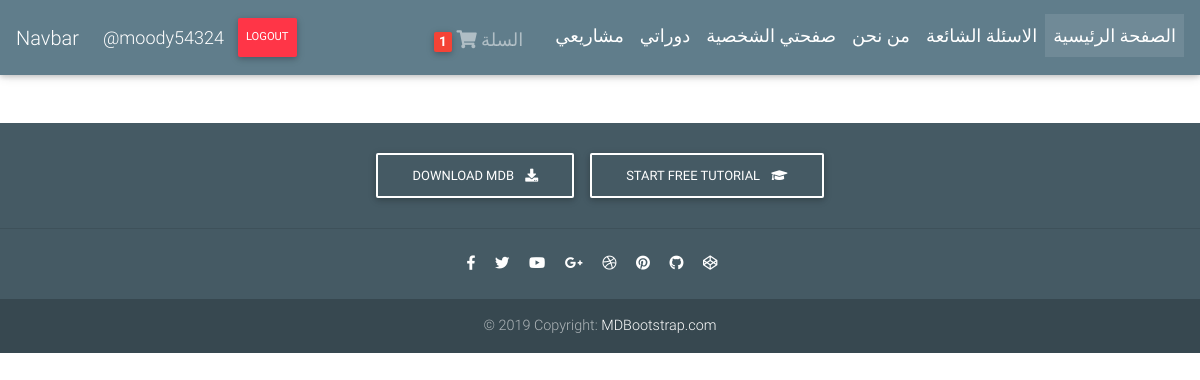
The page /my_courses/ (signed in) on the database as committed earlier.
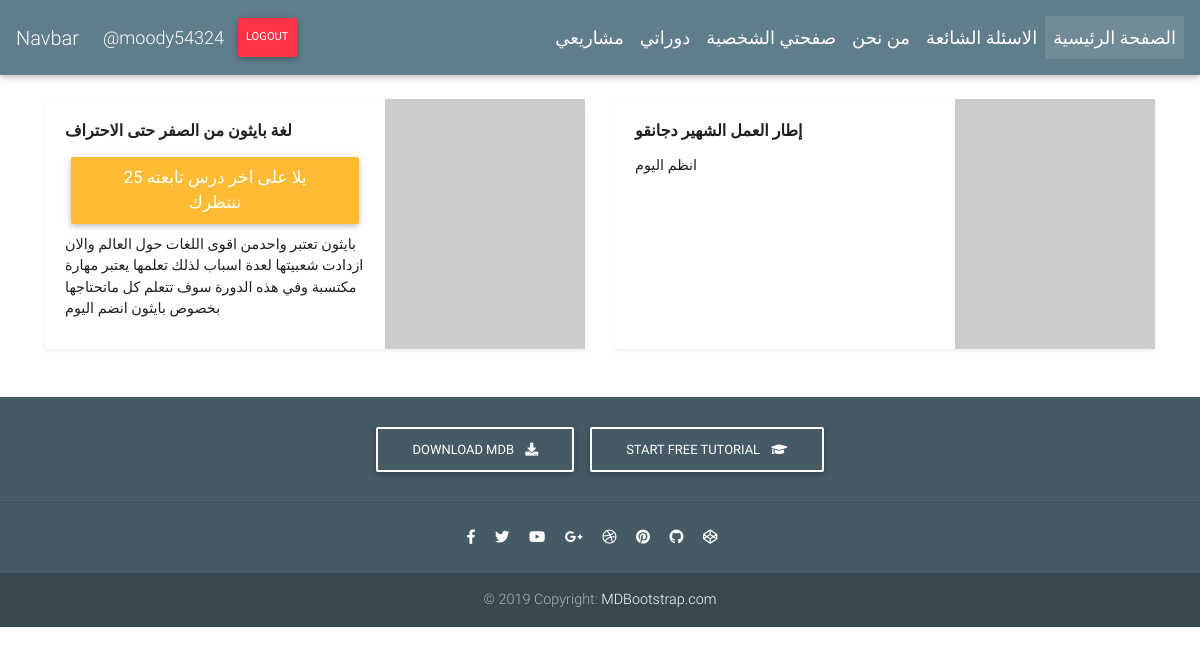
The same page on the database as committed later.
### MohTech/models.py (models this page shows, shortened)
class Student(models.Model):
    user = models.OneToOneField(User, on_delete=models.CASCADE)
    first_name = models.CharField(max_length=200)
    last_name = models.CharField(max_length=200)
    email = models.EmailField()
    courses_enrolled = models.ManyToManyField(Courses)
    def getStudentCourses(self):
        return self.courses_enrolled.all()

class Orders(models.Model):
    user = models.ForeignKey(Student, on_delete=models.CASCADE)
    ordered_courses = models.ManyToManyField(CoursesOrdered)
    date_ordered = models.DateTimeField(auto_now_add=True)
    is_ordered = models.BooleanField(default=False)   # that will let make sure if the ordered is True then i could put it in the users's order permnantly otherwise

class Courses(models.Model):
    course_name_english = models.CharField(max_length=200, null=True, blank=True)
    course_name = models.CharField(max_length=200)
    price = models.FloatField(null=True, blank=True)
    course_description = models.TextField()
    course_pic = models.ImageField(null=True, blank=True)
    slug = models.SlugField(blank=True, null=True)
    def getAllCourseLessons(self):
        return Lessons.objects.filter(section__course__id=self.id).order_by('date_created')
    def theCourseCompleted(self):
        the_course_status = CertificateCompleted.objects.filter(course=self)
        return the_course_status

class CertificateCompleted(models.Model):
    course = models.ForeignKey(Courses, on_delete=models.CASCADE)
    student = models.ForeignKey(Student, on_delete=models.CASCADE)
    lesson_watched = models.ManyToManyField(Lessons)
    def getLessonWatched(self):
        return self.lesson_watched.all().last()
    def getCourseBoughtProgress(self):
        return int((self.lesson_watched.count() / self.course.getAllCourseLessons().count()) * 100)

### MohTech/views.py (the view)
# urls.py: path('my_courses/', userCourses, name='user_course'),
@login_required(login_url='account_login')
def userCourses(request):
    return render(request, 'user_courses.html')

### MohTech/templatetags/cart_items.py (called while the page is built)
@register.filter
def cart_get_items(user):
    all_orders = Orders.objects.filter(user=user, is_ordered=False)
    if all_orders.exists():
        return all_orders[0].ordered_courses.all().count()
    return 0

### templates/user_courses.html (shortened to what this page needs)
{% extends 'Main.html' %}
{% block content %}
<div class="container">
   <h3 class="pb-3 mb-4 mt-4 font-italic border-bottom">
   </h3>
   <div class="row">
       {% for each_course in request.user.student.getStudentCourses %}
          <div class="col-md-6">
             <div class="card flex-md-row mb-4 shadow-sm h-md-250">
                <div class="card-body d-flex flex-column align-items-start">
                   <strong class="d-inline-block mb-2 text-dark"><b>{{ each_course.course_name }}</b></strong>
                   <h6 class="mb-0 ">
           {% for i in  each_course.theCourseCompleted %}
               {% if i.student == request.user.student %}
                   {% if i.getLessonWatched %}
                                          <a style="font-size: 17px" class="btn btn-warning btn-sm" href="{% url 'lesson_detail' i.getLessonWatched.lesson_id %}" >{{ i.getCourseBoughtProgress }}  يلا على اخر درس تابعته ننتظرك</a>
                       {% endif %}
               {% endif %}
           {% endfor %}
                   </h6>
                   <p class="card-text mb-auto" style="color: #202020">{{each_course.course_description}}</p>
                </div>
                <img class="card-img-right flex-auto d-none d-lg-block" alt="Thumbnail [200x250]" src="//placeimg.com/250/250/arch" style="width: 200px; height: 250px;">
             </div>
          </div>
           {% endfor %}
   </div>
</div>
{% endblock %}

### templates/Main.html (shortened to what this page needs)
{% load static %}
<!DOCTYPE html>
<html lang="en">
<head>
    <link rel="stylesheet" href="{% static 'MohTech/css/progress_bar.css' %}" />
  <link rel="stylesheet" href="https://use.fontawesome.com/releases/v5.11.2/css/all.css">
  <link href="{% static 'MohTech/css/bootstrap.min.css' %}" rel="stylesheet">
  <link href="{% static 'MohTech/css/mdb.min.css' %}" rel="stylesheet">
  <link href="{% static 'MohTech/css/style.min.css' %}" rel="stylesheet">
</head>
<body>
{% include 'NavBar.html' %}
{% block content %}
    {% endblock %}
{% include 'footer.html' %}
</body>
</html>

### templates/NavBar.html (shortened to what this page needs)
{% load cart_items %}
 <nav class="navbar fixed-top navbar-expand-lg navbar-dark blue-grey scrolling-navbar" >
  <a class="navbar-brand " href="#">Navbar</a>
   <div style="justify-content: flex-start" class="collapse navbar-collapse" id="navbarNav">
    <ul style="font-size: 18px;" class="navbar-nav">
        {% if request.user.is_authenticated %}
              <li class="nav-item ">
        <a class="nav-link mt-1" href="#">@{{ request.user.username }}<span class="sr-only">(current)</span></a>
      </li>
        <li class="nav-item ">
        <a class="nav-link btn btn-danger btn-md " id="logout"  >Logout<span class="sr-only">(current)</span></a>
      </li>
        {% endif %}
    </ul>
  <div style="justify-content: flex-end" class="collapse navbar-collapse" id="navbarNav">
    <ul style="font-size: 18px;" class="navbar-nav">
        {% if request.user.student|cart_get_items  %}
                    <a class="nav-link waves-effect" href="{% url 'cart' %}">
                    <span class="badge red z-depth-1 mr-0 "> {{ request.user.student|cart_get_items }} </span>
              <i class="fas fa-shopping-cart" ></i>
              <span class="clearfix d-none d-sm-inline-block mr-3 mt-1"> السلة </span>
            </a>
        {% endif %}
        {% if request.user.is_authenticated %}
      <li class="nav-item ">
        <a class="nav-link" href="#">مشاريعي <span class="sr-only">(current)</span></a>
      </li>
      <li class="nav-item">
        <a class="nav-link" href="{% url 'user_course' %}">دوراتي</a>
      </li>
      <li class="nav-item">
        <a class="nav-link" href="#">صفحتي الشخصية</a>
      </li>
    {% endif %}
     <li class="nav-item ">
        <a class="nav-link" href="{% url 'home' %}">من نحن </a>
      </li>
     <li class="nav-item ">
        <a class="nav-link" href="{% url 'home' %}">الاسئلة الشائعة</a>
      </li>
          <li class="nav-item active">
        <a class="nav-link" href="{% url 'home' %}">الصفحة الرئيسية</a>
      </li>
    </ul>
  </div>
   </div>
</nav>

### templates/footer.html
  <footer class="page-footer text-center font-small mdb-color blue-grey darken-2 mt-4 wow fadeIn">
    <div class="pt-4">
      <a class="btn btn-outline-white" href="https://mdbootstrap.com/docs/jquery/getting-started/download/" target="_blank"
        role="button">Download MDB
        <i class="fas fa-download ml-2"></i>
      </a>
      <a class="btn btn-outline-white" href="https://mdbootstrap.com/education/bootstrap/" target="_blank" role="button">Start
        free tutorial
        <i class="fas fa-graduation-cap ml-2"></i>
      </a>
    </div>
    <hr class="my-4">
    <div class="pb-4">
      <a href="https://www.facebook.com/mdbootstrap" target="_blank">
        <i class="fab fa-facebook-f mr-3"></i>
      </a>
      <a href="https://twitter.com/MDBootstrap" target="_blank">
        <i class="fab fa-twitter mr-3"></i>
      </a>
      <a href="https://www.youtube.com/watch?v=7MUISDJ5ZZ4" target="_blank">
        <i class="fab fa-youtube mr-3"></i>
      </a>
      <a href="https://plus.google.com/u/0/b/107863090883699620484" target="_blank">
        <i class="fab fa-google-plus-g mr-3"></i>
      </a>
      <a href="https://dribbble.com/mdbootstrap" target="_blank">
        <i class="fab fa-dribbble mr-3"></i>
      </a>
      <a href="https://pinterest.com/mdbootstrap" target="_blank">
        <i class="fab fa-pinterest mr-3"></i>
      </a>
      <a href="https://github.com/mdbootstrap/bootstrap-material-design" target="_blank">
        <i class="fab fa-github mr-3"></i>
      </a>
      <a href="http://codepen.io/mdbootstrap/" target="_blank">
        <i class="fab fa-codepen mr-3"></i>
      </a>
    </div>
    <div class="footer-copyright py-3">
      © 2019 Copyright:
      <a href="https://mdbootstrap.com/education/bootstrap/" target="_blank"> MDBootstrap.com </a>
    </div>
  </footer>

Rows that differ between the two databases and show on the page:
now on this page (row edited): Courses: course_name "لغة بايثون من الصفر حتى الاحتراف", course_description "بايثون تعتبر واحدمن اقوى اللغات حول العالم والان ازدادت شعبيتها لعدة اسباب لذلك تعلمها يعتبر مهارة مكتسبة وفي هذه الدورة سوف تتعلم كل ماتحتاجها بخصوص بايثون انضم اليوم"
added CertificateCompleted: getCourseBoughtProgress "25"
added Courses: course_name "إطار العمل الشهير دجانقو", course_description "انظم اليوم"
Other text that changed with them:
{{ request.user.student|cart_get_items }}: "1" → (not shown)
text no longer shown: "السلة"
